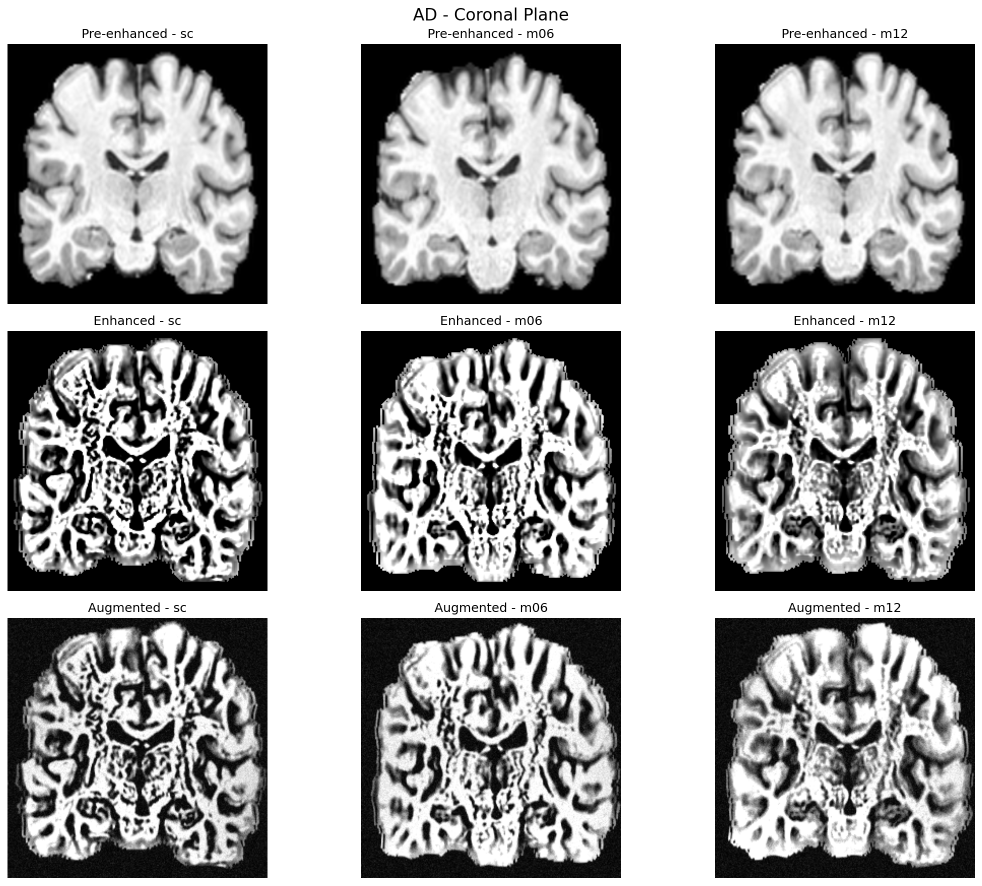
#> input picture alzheimer-disease-classification/visualizations/processing_pipeline/samples/sample_AD_coronal.png, 1964 x 1771 px (shown at 1/2 size); its folder holds only this picture in this run
$ python -i image_enhancement.py   (imports and definitions only)   (older library calls are emulated)
#> lines starting #> are read from the running program, lines starting #| are printed output that depends on the picture
#> further down, picture is the input picture: shape (1771, 1964, 3); min 0, max 255, mean 159.3
# =====================================================================
# ADNI MRI PROCESSING PIPELINE - STEP 8: GWO IMAGE ENHANCEMENT
# =====================================================================
# This module enhances the cropped 2D images using a Grey Wolf
# Optimizer (GWO) to find the optimal parameters for a chosen
# enhancement technique, applied only to the brain region.

from pathlib import Path
from collections import defaultdict
from concurrent.futures import ThreadPoolExecutor, as_completed
import logging

import cv2
import numpy as np
from scipy import ndimage
from skimage.exposure import equalize_adapthist
from tqdm import tqdm

from configs import config
from utils import utils

# =====================================================================
# 1. MASK-AWARE ENHANCEMENT & QUALITY METRICS
# =====================================================================

class ImageEnhancer:
    """Collection of enhancement operators matching the notebook's implementation."""
    @staticmethod
    def adaptive_enhancement(img, clahe_clip=2.0, gabor_strength=0.3, unsharp_sigma=1.0, unsharp_strength=1.5):
#> called with clahe_clip = 2, gabor_strength = 0.3, unsharp_sigma = 1, unsharp_strength = 1.5
        if img.max() > 1.0: img = img.astype(np.float32) / 255.0

        # CLAHE
        out = equalize_adapthist(img, clip_limit=clahe_clip)
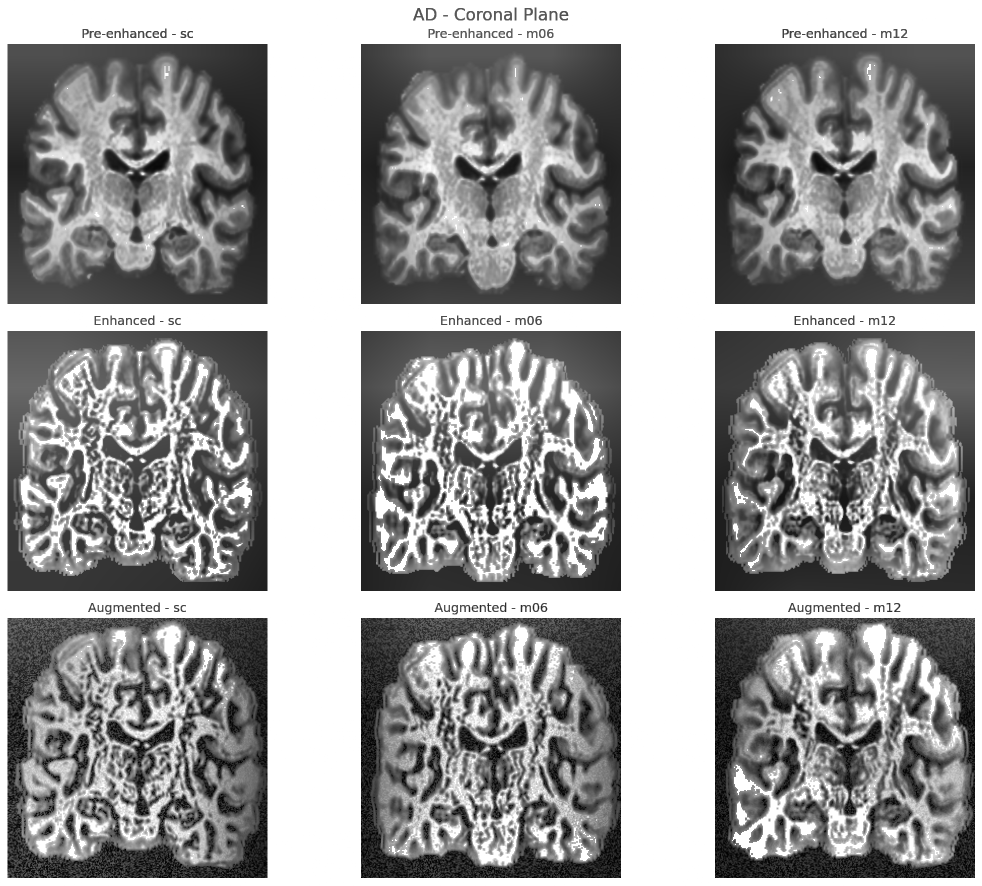
#> out: shape (1771, 1964, 3) float32 (shown at 1/2 size); min 0, max 1, mean 0.608

        # Gabor
        if gabor_strength > 0:
            kernel = cv2.getGaborKernel((15, 15), 3, 0, 10, 0.5, 0, ktype=cv2.CV_32F)
            resp = cv2.filter2D(out, cv2.CV_32F, kernel)
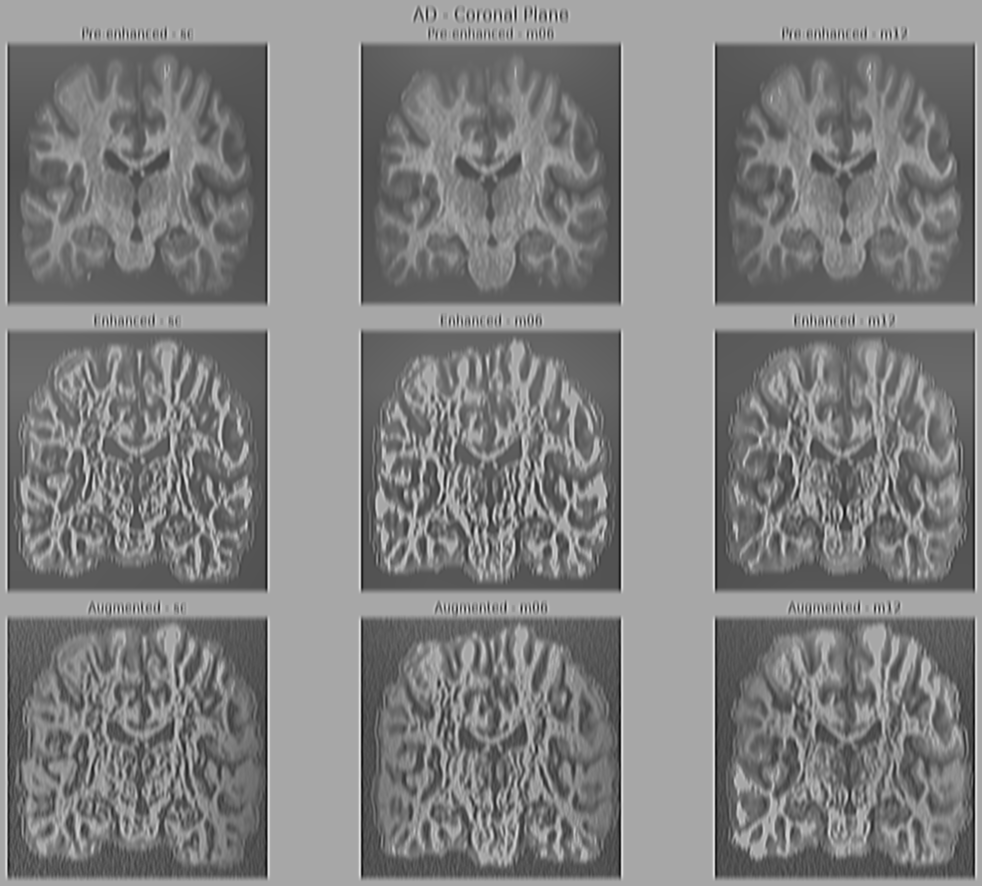
#> resp: shape (1771, 1964, 3) float32 (shown at 1/2 size); min -10.43, max 27.71, mean 8.8; drawn with min black and max white
            out = out + gabor_strength * resp

        # Unsharp
        blur = ndimage.gaussian_filter(out, sigma=unsharp_sigma)
        out = np.clip(out + unsharp_strength * (out - blur), 0, 1)
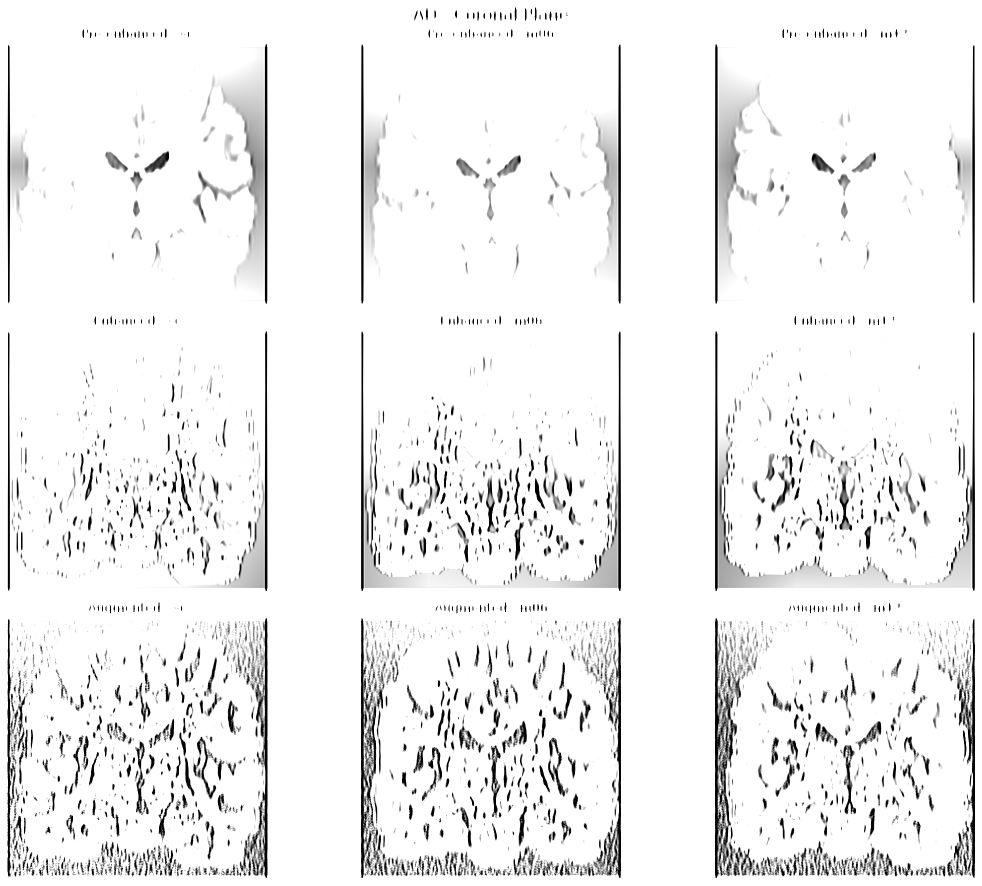
#> out: shape (1771, 1964, 3) float32 (shown at 1/2 size); min 0, max 1, mean 0.942

        return (out * 255).astype(np.uint8)

class ImageQualityMetrics:
    """Mask-aware quality metrics matching the notebook's implementation."""
    @staticmethod
    def _prep(img):
        return img.astype(np.float32) / 255.0 if img.max() > 1.0 else img

    # [27 lines left out: functions calculate_entropy, calculate_edge_energy, calculate_local_contrast, not called in this run]

# =====================================================================
# 2. GREY WOLF OPTIMIZER (Matching Notebook)
# =====================================================================

class GreyWolfOptimizer:
    """Grey Wolf Optimization algorithm for parameter optimisation."""
    # [145 lines left out: functions __init__, optimize, create_fitness_function, enhance_single_image, enhance_dataset, not called in this run]

# [5 lines not run here, left out]

>>> import cv2
>>> picture = cv2.imread('../../alzheimer-disease-classification/visualizations/processing_pipeline/samples/sample_AD_coronal.png')
>>> result = ImageEnhancer().adaptive_enhancement(picture)
